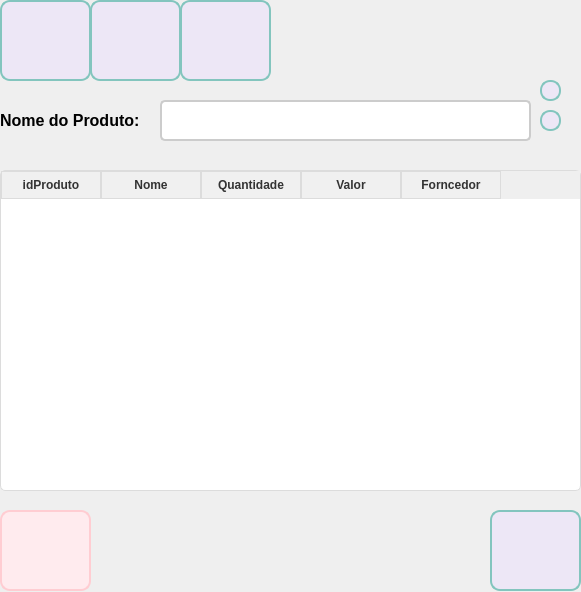
<?xml version="1.0" encoding="UTF-8"?>
<ui version="4.0">
 <class>frm_Produtos</class>
 <widget class="QWidget" name="frm_Produtos">
  <property name="geometry">
   <rect>
    <x>0</x>
    <y>0</y>
    <width>581</width>
    <height>592</height>
   </rect>
  </property>
  <property name="windowTitle">
   <string>Form</string>
  </property>
  <property name="styleSheet">
   <ing notr="true">QWidget{
	background-color: #FAF3E0;

}</ing>
  </property>
  <widget class="QPushButton" name="btn_Add">
   <property name="geometry">
    <rect>
     <x>0</x>
     <y>0</y>
     <width>91</width>
     <height>81</height>
    </rect>
   </property>
   <property name="styleSheet">
    <string notr="true">QPushButton {
    background-color: #EDE7F6;
    border: 2px solid #83C5BE; 
    border-radius: 10px;
    color: #FFFFFF; 
    background-image: url(:/icon_add/adicionar.png); 
    background-repeat: no-repeat; 
    background-position: center; 
    font-size: 14px; 
    font-weight: bold; 
    padding: 10px 16px;
    box-shadow: 0px 4px 6px rgba(0, 0, 0, 0.2); 
    transition: all 0.3s ease; 
}

QPushButton:hover {
    background-color: #E6CBA8; 
    color: #5D3A00;
    box-shadow: none;
}

QPushButton:pressed {
    background-color: #C19A6B; 
    color: #FFFFFF; 
    padding-top: 2px;
    padding-left: 2px;
}</string>
   </property>
   <property name="text">
    <string/>
   </property>
  </widget>
  <widget class="QPushButton" name="btn_voltar">
   <property name="geometry">
    <rect>
     <x>490</x>
     <y>510</y>
     <width>91</width>
     <height>81</height>
    </rect>
   </property>
   <property name="styleSheet">
    <string notr="true">QPushButton {
    background-color: #EDE7F6;
    border: 2px solid #83C5BE; 
    border-radius: 10px;
    color: #FFFFFF; 
    background-image: url(:/icon_volt/retornar.png); 
    background-repeat: no-repeat; 
    background-position: center; 
    font-size: 14px; 
    font-weight: bold; 
    padding: 10px 16px;
    box-shadow: 0px 4px 6px rgba(0, 0, 0, 0.2); 
    transition: all 0.3s ease; 
}
QPushButton:hover {
    background-color: #83C5BE;
    box-shadow: none; 
}

QPushButton:pressed {
    background-color: #7C3AED; 
    color: #FFFFFF; 
    padding-top: 2px; 
    padding-left: 2px;
}</string>
   </property>
   <property name="text">
    <string/>
   </property>
  </widget>
  <widget class="QPushButton" name="btn_consul">
   <property name="geometry">
    <rect>
     <x>180</x>
     <y>0</y>
     <width>91</width>
     <height>81</height>
    </rect>
   </property>
   <property name="styleSheet">
    <string notr="true">QPushButton {
    background-color: #EDE7F6;
    border: 2px solid #83C5BE; 
    border-radius: 10px;
    color: #FFFFFF; 
    background-image: url(:/icon_alt/consultar.png); 
    background-repeat: no-repeat; 
    background-position: center; 
    font-size: 14px; 
    font-weight: bold; 
    padding: 10px 16px;
    box-shadow: 0px 4px 6px rgba(0, 0, 0, 0.2); 
    transition: all 0.3s ease; 
}

QPushButton:hover {
    background-color: #E6CBA8; 
    color: #5D3A00;
    box-shadow: none;
}

QPushButton:pressed {
    background-color: #C19A6B; 
    color: #FFFFFF; 
    padding-top: 2px;
    padding-left: 2px;
}</string>
   </property>
   <property name="text">
    <string/>
   </property>
  </widget>
  <widget class="QPushButton" name="btn_alterar">
   <property name="geometry">
    <rect>
     <x>90</x>
     <y>0</y>
     <width>91</width>
     <height>81</height>
    </rect>
   </property>
   <property name="styleSheet">
    <string notr="true">QPushButton {
    background-color: #EDE7F6;
    border: 2px solid #83C5BE; 
    border-radius: 10px;
    color: #FFFFFF; 
    background-image: url(:/icon_alt/alterar.png); 
    background-repeat: no-repeat; 
    background-position: center; 
    font-size: 14px; 
    font-weight: bold; 
    padding: 10px 16px;
    box-shadow: 0px 4px 6px rgba(0, 0, 0, 0.2); 
    transition: all 0.3s ease; 
}

QPushButton:hover {
    background-color: #E6CBA8; 
    color: #5D3A00;
    box-shadow: none;
}

QPushButton:pressed {
    background-color: #C19A6B; 
    color: #FFFFFF; 
    padding-top: 2px;
    padding-left: 2px;
}
</string>
   </property>
   <property name="text">
    <string/>
   </property>
  </widget>
  <widget class="QPushButton" name="btn_excluir">
   <property name="geometry">
    <rect>
     <x>0</x>
     <y>510</y>
     <width>91</width>
     <height>81</height>
    </rect>
   </property>
   <property name="styleSheet">
    <string notr="true">QPushButton {
    background-color: #ffebee; 
    border: 2px solid #ffcdd2;
    border-radius: 10px;
    color: #b71c1c; 
    font-size: 14px;
    font-weight: bold;
    padding: 10px 16px;
    background-image:url(:/icon_exc/excluir.png);
    background-repeat: no-repeat;
    background-position: center;
    padding-left: 40px;
    transition: all 0.3s ease;
}

QPushButton:hover {
    background-color: #ffcdd2;
    border-color: #e57373;
    color: #d32f2f; 
}

QPushButton:pressed {
    background-color: #e57373;
    border-color: #b71c1c;
    padding-left: 44px;
    padding-top: 2px;
}</string>
   </property>
   <property name="text">
    <string/>
   </property>
  </widget>
  <widget class="QPushButton" name="btn_pesquisar">
   <property name="geometry">
    <rect>
     <x>540</x>
     <y>110</y>
     <width>21</width>
     <height>21</height>
    </rect>
   </property>
   <property name="styleSheet">
    <string notr="true">QPushButton {
    background-color: #EDE7F6;
    border: 2px solid #83C5BE; 
    border-radius: 10px;
    color: #FFFFFF; 
    background-image: url(:/icon_pesq/pesquisar.png); 
    background-repeat: no-repeat; 
    background-position: center; 
    font-size: 14px; 
    font-weight: bold; 
    padding: 10px 16px;
    box-shadow: 0px 4px 6px rgba(0, 0, 0, 0.2); 
    transition: all 0.3s ease; 
}

QPushButton:hover {
    background-color: #FFFFFF;
    box-shadow: none; 
}

QPushButton:pressed {
    background-color: #7C3AED; 
    color: #FFFFFF; 
    padding-top: 2px; 
    padding-left: 2px;
}
</string>
   </property>
   <property name="text">
    <string/>
   </property>
  </widget>
  <widget class="QLabel" name="lbl_Produtos">
   <property name="geometry">
    <rect>
     <x>0</x>
     <y>110</y>
     <width>151</width>
     <height>21</height>
    </rect>
   </property>
   <property name="font">
    <font>
     <pointsize>-1</pointsize>
     <weight>75</weight>
     <bold>true</bold>
    </font>
   </property>
   <property name="styleSheet">
    <string notr="true">QLabel {
    font-size: 16px;
    color: #000000;
    font-weight: bold;
    text-shadow: 1px 1px 2px rgba(0, 0, 0, 0.4);
}
</string>
   </property>
   <property name="text">
    <string>Nome do Produto:</string>
   </property>
  </widget>
  <widget class="QLineEdit" name="txt_nomeFornecedor">
   <property name="geometry">
    <rect>
     <x>160</x>
     <y>100</y>
     <width>371</width>
     <height>41</height>
    </rect>
   </property>
   <property name="font">
    <font>
     <pointsize>-1</pointsize>
    </font>
   </property>
   <property name="styleSheet">
    <string notr="true">QLineEdit {
    border: 2px solid #cccccc; 
    border-radius: 5px; 
    padding: 6px; 
    font-size: 14px; 
    background-color: #ffffff;
    transition: all 0.3s ease;
}

QLineEdit:hover {
    border: 2px solid #3f51b5; 
    background-color: #f5f5f5; 
}
</string>
   </property>
  </widget>
  <widget class="QPushButton" name="btn_filtro">
   <property name="geometry">
    <rect>
     <x>540</x>
     <y>80</y>
     <width>21</width>
     <height>21</height>
    </rect>
   </property>
   <property name="styleSheet">
    <string notr="true">QPushButton {
    background-color: #EDE7F6;
    border: 2px solid #83C5BE; 
    border-radius: 10px;
    color: #FFFFFF; 
    background-image: url(:/icon_filt/filtro.png); 
    background-repeat: no-repeat; 
    background-position: center; 
    font-size: 14px; 
    font-weight: bold; 
    padding: 10px 16px;
    box-shadow: 0px 4px 6px rgba(0, 0, 0, 0.2); 
    transition: all 0.3s ease; 
}

QPushButton:hover {
    background-color: #FFFFFF;
    box-shadow: none; 
}

QPushButton:pressed {
    background-color: #7C3AED; 
    color: #FFFFFF; 
    padding-top: 2px; 
    padding-left: 2px;
}
</string>
   </property>
   <property name="text">
    <string/>
   </property>
  </widget>
  <widget class="QTableWidget" name="tableWidget">
   <property name="geometry">
    <rect>
     <x>0</x>
     <y>170</y>
     <width>581</width>
     <height>321</height>
    </rect>
   </property>
   <property name="styleSheet">
    <string notr="true">QTableWidget, QTableView {
    border: 1px solid #dcdcdc; 
    border-radius: 5px; 
    gridline-color: #dcdcdc; 
    background-color: #ffffff; 
    font-size: 14px; 
    color: #333333; 
}

QHeaderView::section {
    background-color: #f0f0f0; 
    color: #333333;
    font-weight: bold; 
    border: 1px solid #dcdcdc; 
    padding: 4px; 
}

QTableWidget::item:selected, QTableView::item:selected {
    background-color: #b3d9ff; 
    color: #000000;
}

QTableCornerButton::section {
    background-color: #f0f0f0; 
    border: 1px solid #dcdcdc;
}

QScrollBar:vertical {
    background: #f0f0f0;
    width: 12px; 
    margin: 2px 0 2px 0; 
    border: none; 
}

QScrollBar::handle:vertical {
    background: #b0bec5; 
    min-height: 20px; 
    border-radius: 6px; 
}

QScrollBar::handle:vertical:hover {
    background: #90a4ae; 
}

QScrollBar::add-line:vertical, QScrollBar::sub-line:vertical {
    background: none; 
    height: 0px; 
}

QScrollBar::add-page:vertical, QScrollBar::sub-page:vertical {
    background: none; 
}

QScrollBar:horizontal {
    background: #f0f0f0; 
    height: 12px; 
    margin: 0 2px 0 2px; 
    border: none;
}

QScrollBar::handle:horizontal {
    background: #b0bec5;
    min-width: 20px; 
    border-radius: 6px;
}

QScrollBar::handle:horizontal:hover {
    background: #90a4ae; 
}

QScrollBar::add-line:horizontal, QScrollBar::sub-line:horizontal {
    background: none;
    width: 0px;
}

QScrollBar::add-page:horizontal, QScrollBar::sub-page:horizontal {
    background: none;
}
</string>
   </property>
   <column>
    <property name="text">
     <string>idProduto</string>
    </property>
   </column>
   <column>
    <property name="text">
     <string>Nome</string>
    </property>
   </column>
   <column>
    <property name="text">
     <string>Quantidade</string>
    </property>
   </column>
   <column>
    <property name="text">
     <string>Valor</string>
    </property>
   </column>
   <column>
    <property name="text">
     <string>Forncedor</string>
    </property>
   </column>
  </widget>
 </widget>
 <resources>
  <include location="icon_adicionar.qrc"/>
  <include location="icon_consultar.qrc"/>
  <include location="icon_excluir.qrc"/>
  <include location="icon_filtro.qrc"/>
  <include location="icon_pesquisar.qrc"/>
  <include location="icon_voltar.qrc"/>
  <include location="icon_alterar.qrc"/>
 </resources>
 <connections/>
</ui>
